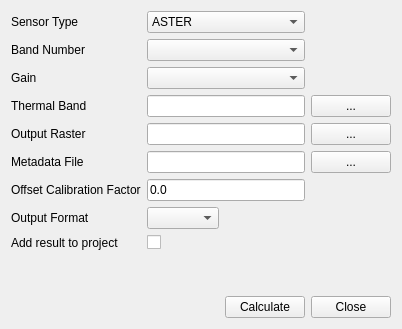
     <widget class="QWidget" name="tab_3">
      <attribute name="icon">
       <iconset>
        <normaloff>:/plugins/LandSurfaceTemperature/icons/radiance.png</normaloff>:/plugins/LandSurfaceTemperature/icons/radiance.png</iconset>
      </attribute>
      <attribute name="title">
       <string>Radiance</string>
      </attribute>
      <layout class="QGridLayout" name="gridLayout_4">
       <item row="4" column="3">
        <widget class="QPushButton" name="radBrwOutput">
         <property name="text">
          <string>...</string>
         </property>
        </widget>
       </item>
       <item row="3" column="3">
        <widget class="QPushButton" name="radBrwThermal">
         <property name="text">
          <string>...</string>
         </property>
        </widget>
       </item>
       <item row="8" column="0">
        <widget class="QLabel" name="label_3">
         <property name="text">
          <string>Add result to project</string>
         </property>
        </widget>
       </item>
       <item row="6" column="0">
        <widget class="QLabel" name="radLabelOffset">
         <property name="text">
          <string>Offset Calibration Factor</string>
         </property>
        </widget>
       </item>
       <item row="5" column="1" colspan="2">
        <widget class="QLineEdit" name="radMetadata"/>
       </item>
       <item row="1" column="1" colspan="2">
        <widget class="QComboBox" name="radBandNo"/>
       </item>
       <item row="10" column="0" colspan="4">
        <spacer name="horizontalSpacer_13">
         <property name="orientation">
          <enum>Qt::Horizontal</enum>
         </property>
         <property name="sizeHint" stdset="0">
          <size>
           <width>40</width>
           <height>20</height>
          </size>
         </property>
        </spacer>
       </item>
       <item row="5" column="3">
        <widget class="QPushButton" name="radBrwMeta">
         <property name="text">
          <string>...</string>
         </property>
        </widget>
       </item>
       <item row="4" column="0">
        <widget class="QLabel" name="rad_lblOutputRaster_2">
         <property name="text">
          <string>Output Raster</string>
         </property>
        </widget>
       </item>
       <item row="0" column="0">
        <widget class="QLabel" name="rad_lblSensorType_2">
         <property name="text">
          <string>Sensor Type</string>
         </property>
        </widget>
       </item>
       <item row="9" column="0" colspan="4">
        <spacer name="horizontalSpacer_4">
         <property name="orientation">
          <enum>Qt::Horizontal</enum>
         </property>
         <property name="sizeHint" stdset="0">
          <size>
           <width>40</width>
           <height>20</height>
          </size>
         </property>
        </spacer>
       </item>
       <item row="3" column="1" colspan="2">
        <widget class="QLineEdit" name="radThermalBand"/>
       </item>
       <item row="4" column="1" colspan="2">
        <widget class="QLineEdit" name="radOutputRaster"/>
       </item>
       <item row="5" column="0">
        <widget class="QLabel" name="lblRadianceMeta">
         <property name="text">
          <string>Metadata File</string>
         </property>
        </widget>
       </item>
       <item row="0" column="1" colspan="2">
        <widget class="QComboBox" name="radSensorType">
         <item>
          <property name="text">
           <string>ASTER</string>
          </property>
         </item>
         <item>
          <property name="text">
           <string>Landsat TM</string>
          </property>
         </item>
         <item>
          <property name="text">
           <string>Landsat ETM+</string>
          </property>
         </item>
         <item>
          <property name="text">
           <string>Landsat TIRS</string>
          </property>
         </item>
        </widget>
       </item>
       <item row="11" column="2">
        <widget class="QPushButton" name="radCalc">
         <property name="text">
          <string>Calculate</string>
         </property>
        </widget>
       </item>
       <item row="1" column="0">
        <widget class="QLabel" name="lblBandNo">
         <property name="text">
          <string>Band Number</string>
         </property>
        </widget>
       </item>
       <item row="2" column="1" colspan="2">
        <widget class="QComboBox" name="radGain">
         <item>
          <property name="text">
           <string/>
          </property>
         </item>
         <item>
          <property name="text">
           <string>High</string>
          </property>
         </item>
         <item>
          <property name="text">
           <string>Low</string>
          </property>
         </item>
        </widget>
       </item>
       <item row="3" column="0">
        <widget class="QLabel" name="rad_lblRadianceRaster_2">
         <property name="text">
          <string>Thermal Band</string>
         </property>
        </widget>
       </item>
       <item row="11" column="3">
        <widget class="QPushButton" name="rad_btnClose">
         <property name="text">
          <string>Close</string>
         </property>
        </widget>
       </item>
       <item row="2" column="0">
        <widget class="QLabel" name="lblGain">
         <property name="text">
          <string>Gain</string>
         </property>
        </widget>
       </item>
       <item row="8" column="1">
        <widget class="QCheckBox" name="radAddToQGIS">
         <property name="text">
          <string/>
         </property>
        </widget>
       </item>
       <item row="7" column="0">
        <widget class="QLabel" name="label_42">
         <property name="text">
          <string>Output Format</string>
         </property>
        </widget>
       </item>
       <item row="6" column="1" colspan="2">
        <widget class="QLineEdit" name="radOffset">
         <property name="text">
          <string>0.0</string>
         </property>
         <property name="placeholderText">
          <string/>
         </property>
        </widget>
       </item>
       <item row="7" column="1">
        <widget class="QComboBox" name="radFormat"/>
       </item>
      </layout>
     </widget>
